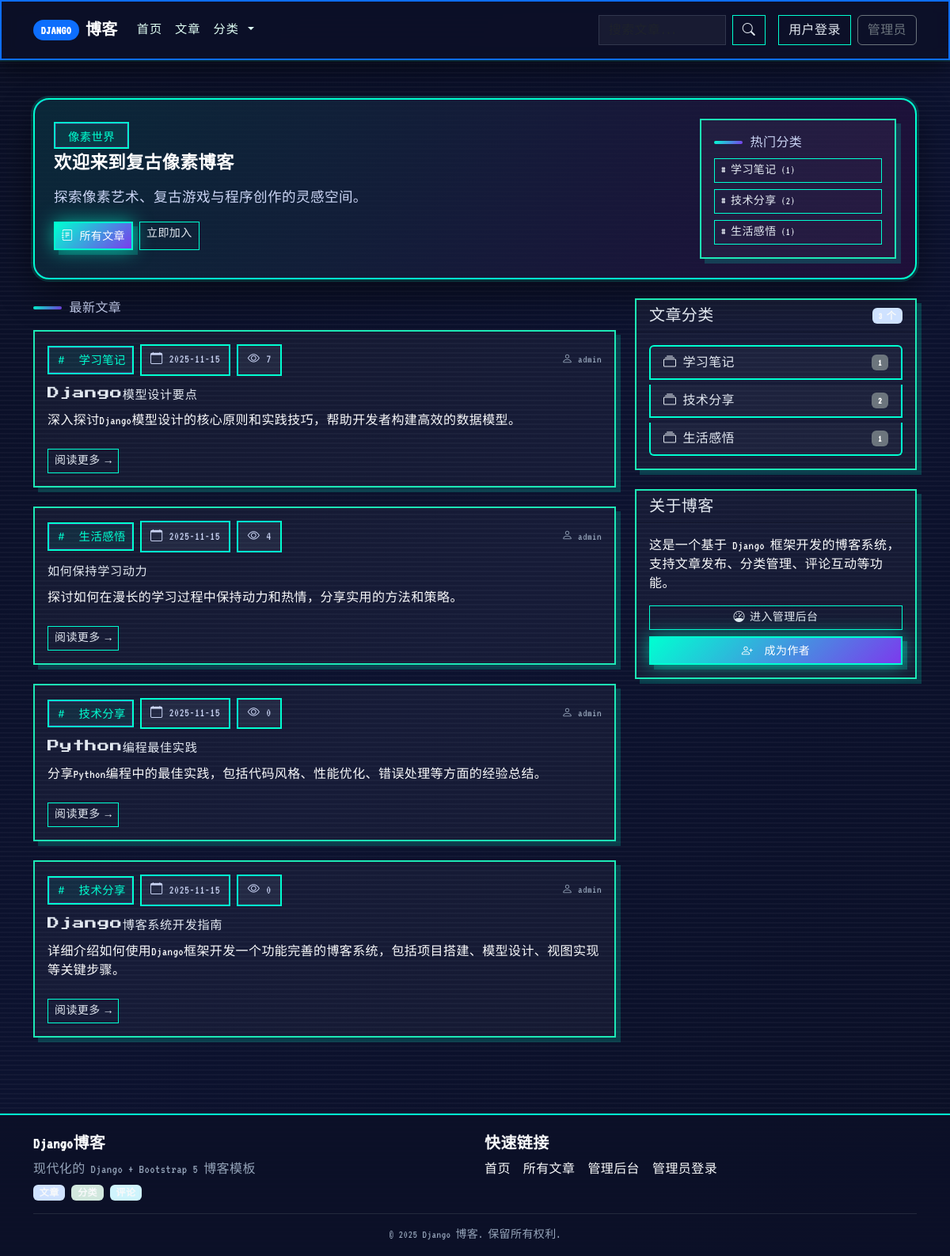
Before: / with the older database file.
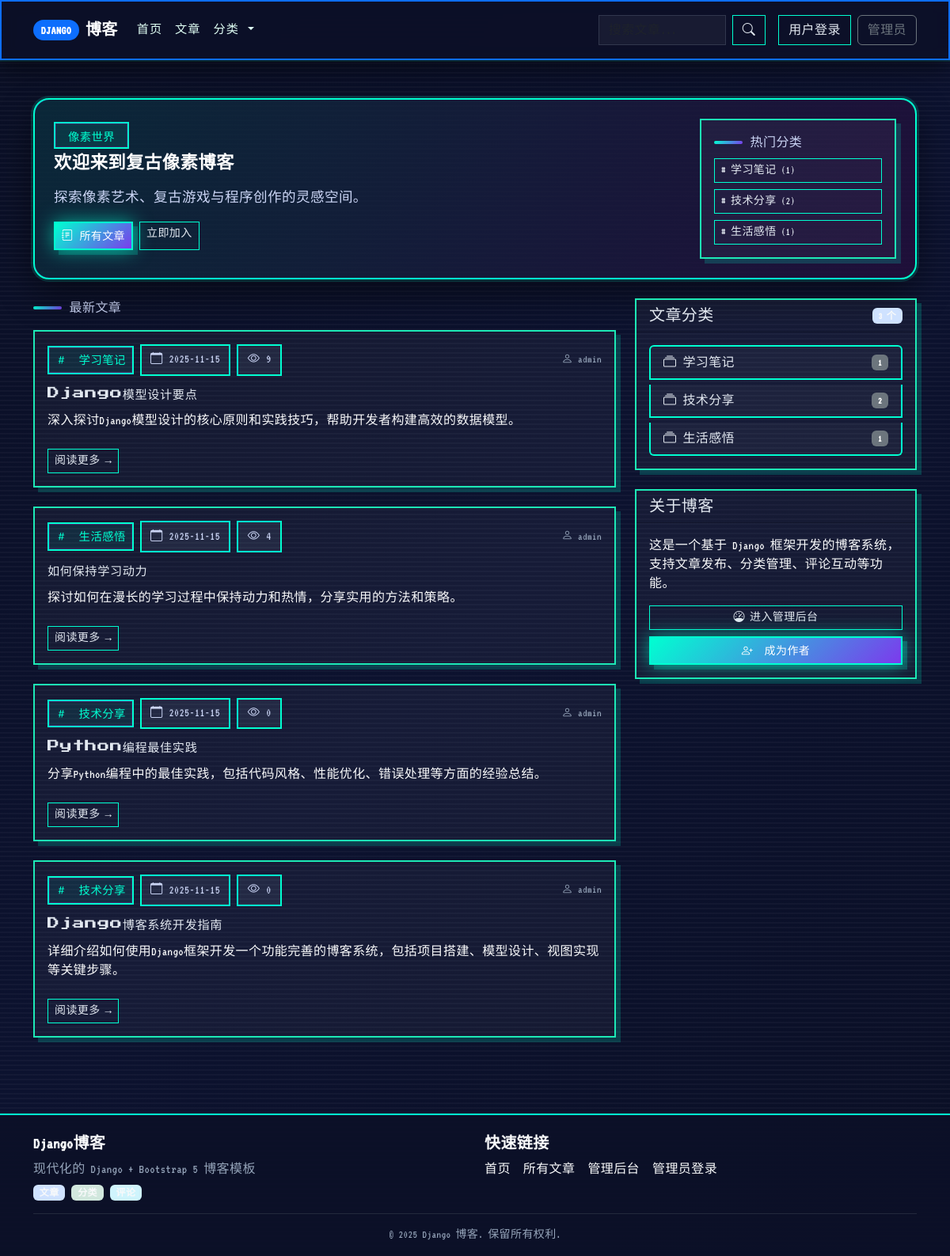
After: the same page with the newer database file.
### blog/models.py (models this page shows, shortened)
class Category(models.Model):
    name = models.CharField("分类名称", max_length=100, unique=True)
    slug = models.SlugField("URL别名", max_length=100, unique=True, blank=True)
    description = models.TextField("分类描述", blank=True, null=True)
    created_at = models.DateTimeField("创建时间", auto_now_add=True)
    class Meta:
        ordering = ["name"]
        verbose_name = "分类"
        verbose_name_plural = "分类"

class Post(models.Model):
    STATUS_CHOICES = [
        ("draft", "草稿"),
        ("published", "已发布"),
    ]
    title = models.CharField("标题", max_length=200)
    slug = models.SlugField("URL别名", max_length=200, unique=True)
    content = models.TextField("内容")
    excerpt = models.TextField("摘要", max_length=300, blank=True)
    status = models.CharField(
        "状态", max_length=10, choices=STATUS_CHOICES, default="draft"
    )
    featured_image = models.ImageField(
        "特色图片", upload_to="blog/images/", blank=True, null=True
    )
    created_at = models.DateTimeField("创建时间", auto_now_add=True)
    updated_at = models.DateTimeField("更新时间", auto_now=True)
    published_at = models.DateTimeField("发布时间", default=timezone.now)
    views = models.PositiveIntegerField("浏览次数", default=0)
    author = models.ForeignKey(User, verbose_name="作者", on_delete=models.CASCADE)
    category = models.ForeignKey(
        Category,
        verbose_name="分类",
        on_delete=models.SET_NULL,
        null=True,
        blank=True,
    )
    class Meta:
        ordering = ["-published_at"]
        verbose_name = "文章"
        verbose_name_plural = "文章"

### blog/views.py (the view)
# urls.py: path("", views.home, name="home"),
def home(request):
    categories, categories_with_count = get_category_context()
    latest_posts = (
        Post.objects.filter(status="published")
        .select_related("author", "category")
        .order_by("-published_at")[:5]
    )
    context = {
        "latest_posts": latest_posts,
        "categories_with_count": categories_with_count,
        "categories": categories,
    }
    return render(request, "blog/home.html", context)

### blog/templates/blog/home.html (shortened to what this page needs)
{% extends 'blog/base.html' %}
{% block content %}
<div class="hero p-4 mb-4 gradient-border">
    <div class="row gy-3 align-items-center">
        <div class="col-lg-9">
            <span class="badge-soft px-3 py-2 me-2">像素世界</span>
            <h1 class="fw-bold mb-3">欢迎来到复古像素博客</h1>
            <p class="lead mb-3">探索像素艺术、复古游戏与程序创作的灵感空间。</p>
            <div class="d-flex gap-2 flex-wrap">
                <a class="btn btn-glow btn-sm" href="{% url 'blog:post_list' %}">
                    <i class="bi bi-journal-text me-2"></i>所有文章
                </a>
                <a class="btn btn-outline-light btn-sm" href="{% url 'blog:user_register' %}">立即加入</a>
            </div>
        </div>
        <div class="col-lg-3 d-none d-lg-block text-end">
            <div class="card p-3">
                <div class="section-title mb-2">热门分类</div>
                {% if categories_with_count %}
                    <div class="d-flex flex-column gap-2">
                        {% for item in categories_with_count|slice:":4" %}
                            <a href="{% url 'blog:category_posts' item.category.slug %}" class="btn btn-outline-light btn-sm text-start">
                                # {{ item.category.name }} ({{ item.count }})
                            </a>
                        {% endfor %}
                    </div>
                {% else %}
                    <p class="text-muted mb-0">暂无分类</p>
                {% endif %}
            </div>
        </div>
    </div>
</div>
<div class="row g-4">
    <div class="col-lg-8">
        <div class="section-title">最新文章</div>
        {% if latest_posts %}
            <div class="row g-4">
                {% for post in latest_posts %}
                    <div class="col-12">
                        <div class="card h-100">
                            <div class="card-body">
                                <div class="d-flex align-items-center justify-content-between flex-wrap mb-2">
                                    <div class="d-flex align-items-center gap-2 flex-wrap">
                                        {% if post.category %}
                                            <span class="badge-soft px-2 py-1"><i class="bi bi-hash"></i> {{ post.category.name }}</span>
                                        {% endif %}
                                        <span class="meta"><i class="bi bi-calendar"></i> {{ post.published_at|date:"Y-m-d" }}</span>
                                        <span class="meta"><i class="bi bi-eye"></i> {{ post.views }}</span>
                                    </div>
                                    <span class="text-muted small"><i class="bi bi-person"></i> {{ post.author.username }}</span>
                                </div>
                                <h4 class="card-title mb-2">
                                    <a href="{% url 'blog:post_detail' post.slug %}">{{ post.title }}</a>
                                </h4>
                                <p class="card-text text-light">{{ post.excerpt|default:post.content|truncatewords:30 }}</p>
                                <a href="{% url 'blog:post_detail' post.slug %}" class="btn btn-outline-light btn-sm mt-2">
                                    阅读更多 →
                                </a>
                            </div>
                        </div>
                    </div>
                {% endfor %}
            </div>
        {% else %}
            <div class="alert alert-info">
                <h4>还没有文章</h4>
                <p>暂无发布的文章，请稍后再来查看。</p>
            </div>
        {% endif %}
    </div>
    <div class="col-lg-4">
        <div class="card mb-4">
            <div class="card-header d-flex align-items-center justify-content-between">
                <h5 class="card-title mb-0">文章分类</h5>
                <span class="badge bg-primary-subtle text-light">{{ categories_with_count|length }} 个</span>
            </div>
            <div class="card-body">
                {% if categories_with_count %}
                    <div class="list-group">
                        {% for item in categories_with_count %}
                            <a href="{% url 'blog:category_posts' item.category.slug %}" class="list-group-item list-group-item-action d-flex justify-content-between align-items-center">
                                <span><i class="bi bi-collection me-2"></i>{{ item.category.name }}</span>
                                <span class="badge bg-secondary">{{ item.count }}</span>
                            </a>
                        {% endfor %}
                    </div>
                {% else %}
                    <p class="text-muted">暂无分类</p>
                {% endif %}
            </div>
        </div>
        <div class="card">
            <div class="card-header">
                <h5 class="card-title mb-0">关于博客</h5>
            </div>
            <div class="card-body">
                <p class="text-light">这是一个基于 Django 框架开发的博客系统，支持文章发布、分类管理、评论互动等功能。</p>
                <div class="d-grid gap-2">
                    <a href="/admin/" class="btn btn-outline-light btn-sm">
                        <i class="bi bi-speedometer"></i> 进入管理后台
                    </a>
                    <a href="{% url 'blog:user_register' %}" class="btn btn-glow btn-sm">
                        <i class="bi bi-person-plus"></i> 成为作者
                    </a>
                </div>
            </div>
        </div>
    </div>
</div>
{% endblock %}

### blog/templates/blog/base.html (shortened to what this page needs)
{% load static %}
<!DOCTYPE html>
<html lang="zh-CN">
<head>
    <link href="https://cdn.jsdelivr.net/npm/bootstrap@5.3.3/dist/css/bootstrap.min.css" rel="stylesheet">
    <link href="https://cdn.jsdelivr.net/npm/bootstrap-icons@1.11.3/font/bootstrap-icons.css" rel="stylesheet">
    <link rel="stylesheet" href="{% static 'css/style.css' %}">
</head>
<body>
    <nav class="navbar navbar-expand-lg navbar-dark sticky-top py-3 border border-2 border-primary">
        <div class="container">
            <a class="navbar-brand d-flex align-items-center gap-2" href="{% url 'blog:home' %}">
                <span class="badge rounded-pill text-bg-primary">Django</span>
                <span>博客</span>
            </a>
            <div class="collapse navbar-collapse" id="navbarNav">
                <ul class="navbar-nav me-auto">
                    <li class="nav-item">
                        <a class="nav-link" href="{% url 'blog:home' %}">首页</a>
                    </li>
                    <li class="nav-item">
                        <a class="nav-link" href="{% url 'blog:post_list' %}">文章</a>
                    </li>
                    <li class="nav-item dropdown">
                        <a class="nav-link dropdown-toggle" href="#" id="categoriesDropdown" role="button" data-bs-toggle="dropdown">
                            分类
                        </a>
                    </li>
                </ul>
                <form class="d-flex me-3" method="GET" action="{% url 'blog:search' %}">
                    <input class="form-control me-2" type="search" name="q" placeholder="搜索文章..." value="{{ query|default:'' }}">
                    <button class="btn btn-outline-light" type="submit">
                        <i class="bi bi-search"></i>
                    </button>
                </form>
                {% if user.is_authenticated %}
                    <div class="dropdown">
                        <button class="btn btn-outline-light dropdown-toggle d-flex align-items-center gap-2" type="button" id="userDropdown" data-bs-toggle="dropdown">
                            <i class="bi bi-person-circle"></i>
                            {{ user.get_full_name|default:user.username }}
                        </button>
                        <ul class="dropdown-menu dropdown-menu-dark dropdown-menu-end">
                            <li><a class="dropdown-item" href="{% url 'blog:user_profile' %}">
                                <i class="bi bi-person"></i> 个人资料
                            </a></li>
                            {% if user.is_staff %}
                                <li><a class="dropdown-item" href="/admin/">
                                    <i class="bi bi-gear"></i> 管理后台
                                </a></li>
                            {% endif %}
                            <li><hr class="dropdown-divider"></li>
                            <li><a class="dropdown-item" href="{% url 'blog:user_logout' %}">
                                <i class="bi bi-box-arrow-right"></i> 退出登录
                            </a></li>
                        </ul>
                    </div>
                {% else %}
                    <a href="{% url 'blog:user_login' %}" class="btn btn-outline-light">用户登录</a>
                    <a href="{% url 'blog:admin_login_guide' %}" class="btn btn-outline-secondary ms-2">管理员</a>
                {% endif %}
            </div>
        </div>
    </nav>
    <main class="container py-5">
        {% block content %}
        {% endblock %}
    </main>
    <footer class="text-light mt-5 pt-4 pb-3">
        <div class="container">
            <div class="row gy-3">
                <div class="col-md-6">
                    <h5 class="fw-bold mb-2">Django博客</h5>
                    <p class="mb-2 text-muted">现代化的 Django + Bootstrap 5 博客模板</p>
                    <div class="d-flex gap-2">
                        <span class="badge bg-primary-subtle text-light">文章</span>
                        <span class="badge bg-success-subtle text-light">分类</span>
                        <span class="badge bg-info-subtle text-light">评论</span>
                    </div>
                </div>
                <div class="col-md-6">
                    <h5 class="fw-bold mb-2">快速链接</h5>
                    <div class="d-flex gap-3 flex-wrap">
                        <a href="{% url 'blog:home' %}" class="text-light">首页</a>
                        <a href="{% url 'blog:post_list' %}" class="text-light">所有文章</a>
                        <a href="/admin/" class="text-light">管理后台</a>
                        <a href="{% url 'blog:admin_login_guide' %}" class="text-light">管理员登录</a>
                    </div>
                </div>
            </div>
            <hr class="border-secondary my-3">
            <div class="text-center text-muted small">
                &copy; 2025 Django 博客. 保留所有权利.
            </div>
        </div>
    </footer>
</body>
</html>

Changed rows visible on the page:
changed Post "深入探讨Django模型设计的核心原则和实践技巧，帮助开发者构建高效的数据模型。": views "7" → "9"
